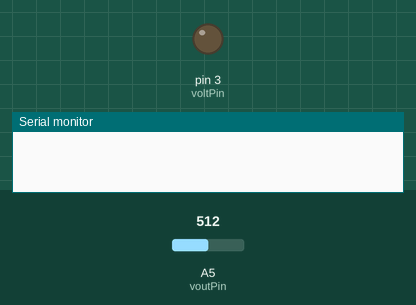
This sketch was run on a simulated Arduino Uno, built with avr-gcc and run on an emulated ATmega328P. Shown: output pins drawn as LEDs (lit = HIGH), the last lines printed to the serial monitor. The inputs (shaded band) are chosen by the test bench; at power-on: A5 (voutPin) = 512.

Above: at 0.05 s.
At 3.75 s:
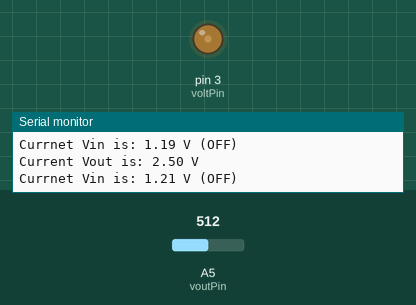
At 7.45 s:
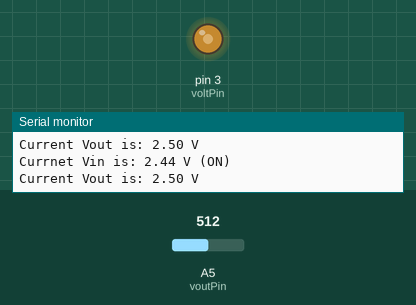
At 14.95 s:
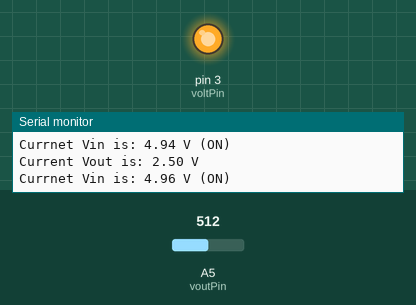
Timing chart, 0 to 19.5 s (numbered marks = the images above):
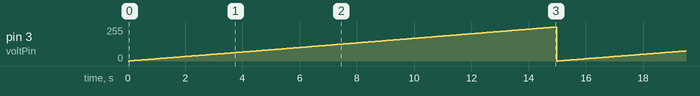

Measured:
- by itself, pin 3 (voltPin): ramps from 0/255 to 255/255 and jumps back, once every 15.0 s

The sketch:

voltageReg_test.ino
```cpp
#define voltPin 3
#define voutPin 5
#define maxVolt 255
#define int2vin 0.019531
#define int2vout 0.00488281
void setup() {
  // put your setup code here, to run once:
  pinMode(voltPin, OUTPUT);
  pinMode(voutPin, INPUT);
  Serial.begin(9600);
}

void loop() {
  int intensity = 0;
  // put your main code here, to run repeatedly:
  for(intensity; intensity <= maxVolt; intensity++){
    analogWrite(voltPin, intensity);
    delay(50);
    Serial.print("Currnet Vin is: ");
    Serial.print(float(intensity)*int2vin);
    Serial.print(" V");
    if(float(intensity)*int2vin <= 1.65){
      Serial.println(" (OFF)");
    }
    else{
      Serial.println(" (ON)");
    }
    Serial.print("Current Vout is: ");
    Serial.print(float(analogRead(voutPin)*int2vout));
    Serial.println(" V");
    Serial.println("");

  }
}
```
